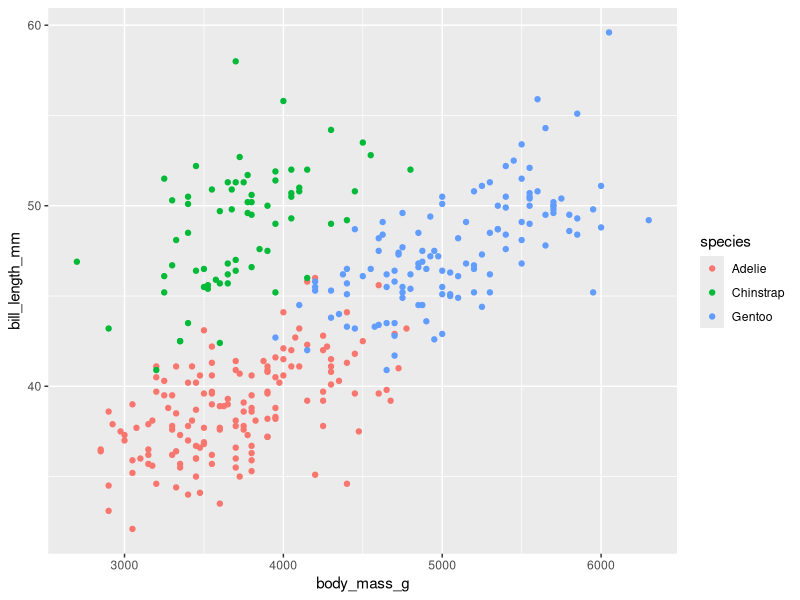
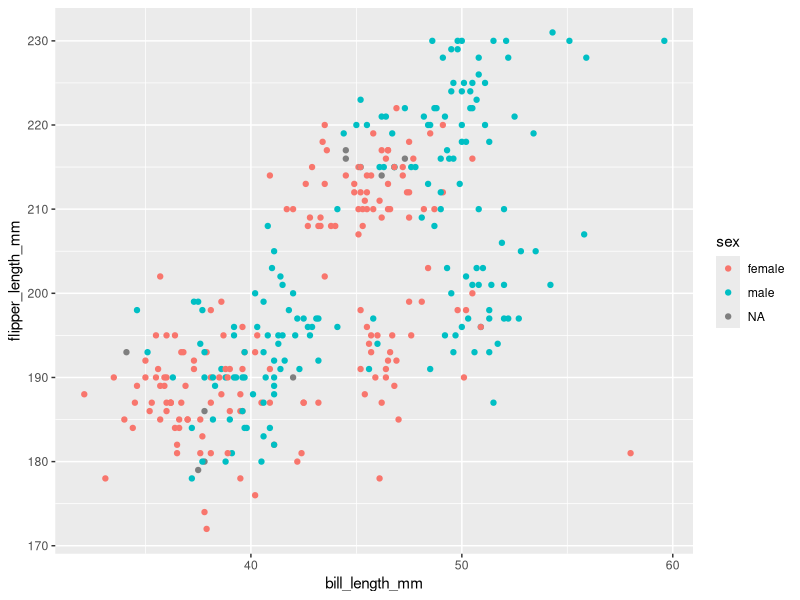
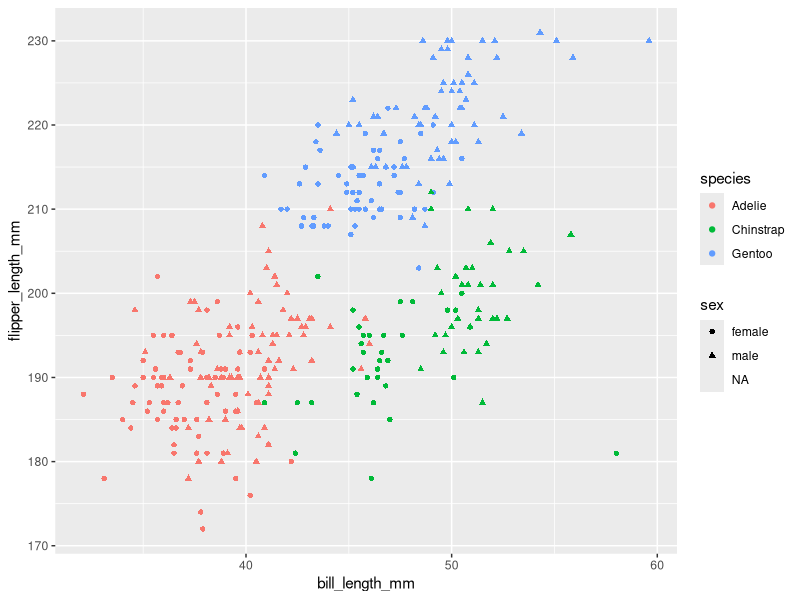
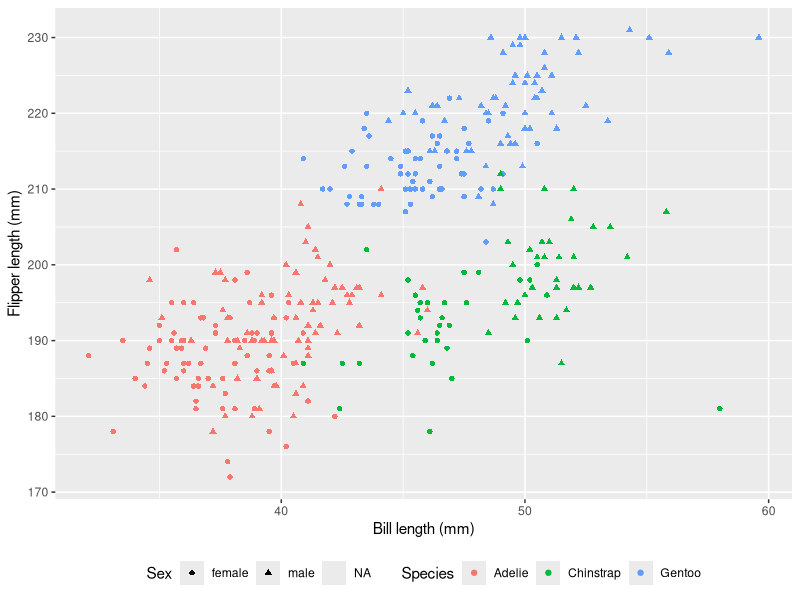
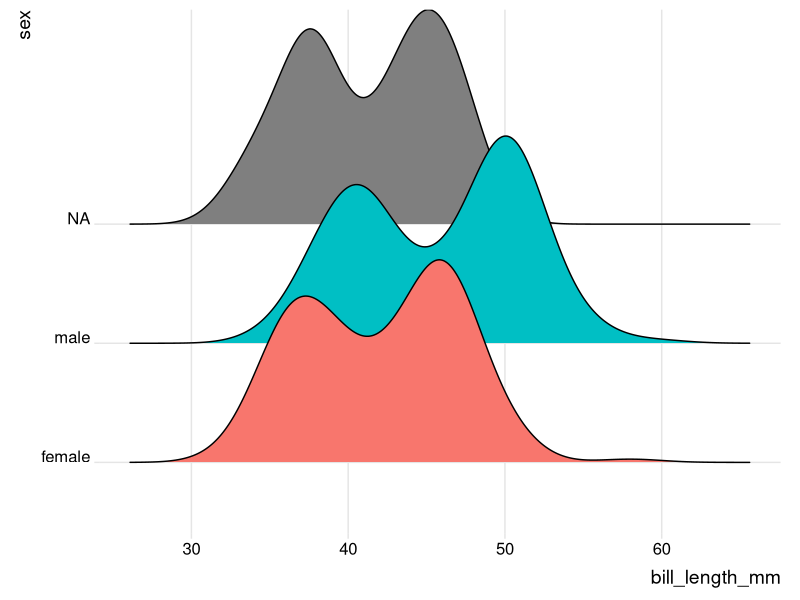
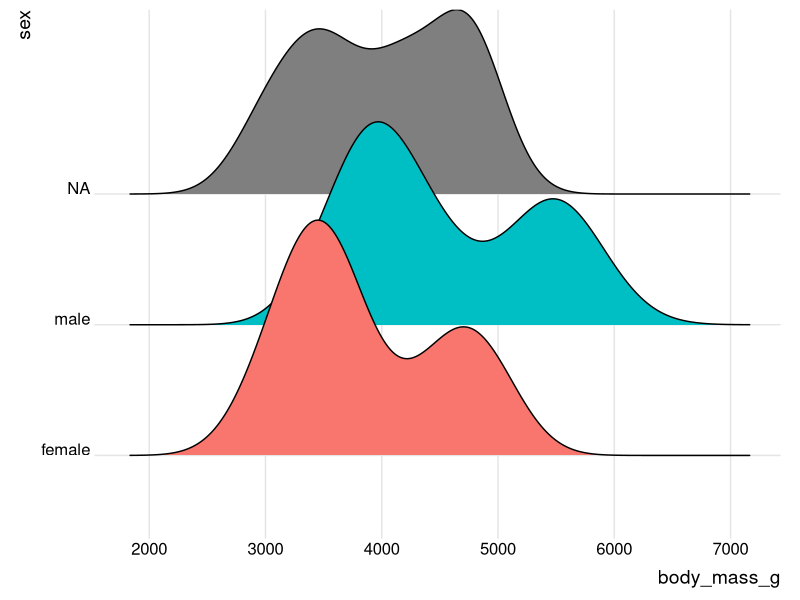

R code for these plots, in order:
# Script name
# Author
# Date


# Libraries ---------------------------------------------------------------

library(tidyverse)
library(palmerpenguins)


# Data --------------------------------------------------------------------

# Load the dataset into the local environment
penguins <- penguins


# Example -----------------------------------------------------------------

# The basic plot
ggplot(data = penguins,
       aes(x = body_mass_g, y = bill_length_mm)) +
  geom_point(aes(colour = species))


# Exercise 1 --------------------------------------------------------------

# Create a basic plot with different x and y axes
ggplot(data = penguins,
       aes(x = bill_length_mm, y = flipper_length_mm)) +
  geom_point(aes(colour = sex))

print(penguins)
# Exercise 2 --------------------------------------------------------------

# Change the aes() arguments

ggplot(data = penguins,
       aes(x = bill_length_mm, y = flipper_length_mm)) +
  geom_point(aes(colour = species, shape = sex))

# Exercise 3 --------------------------------------------------------------

# Change the labels
ggplot(data = penguins,
       aes(x = bill_length_mm, y = flipper_length_mm)) +
  geom_point(aes(colour = species, shape = sex)) +
  labs(x = "Bill length (mm)", y = "Flipper length (mm)", colour = "Species", shape = "Sex") + 
  theme(legend.position = "bottom")

#### hello ####
#### hello 2 ####

# section -----------------------------------------------------------------

# rello -------------------------------------------------------------------

####helle####

# BONUS -------------------------------------------------------------------

# Create a ridgeplot

library(ggridges)
library(ggplot2)

# Diamonds dataset is provided by R natively
#head(diamonds)

# basic example
ggplot(data = penguins, aes(x = bill_length_mm, y = sex, fill = sex)) +
  geom_density_ridges() +
  theme_ridges() + 
  theme(legend.position = "none")


ggplot(data = penguins, aes(x = body_mass_g, y = sex, fill = sex)) +
  geom_density_ridges() +
  theme_ridges() + 
  theme(legend.position = "none")



view(penguins)
